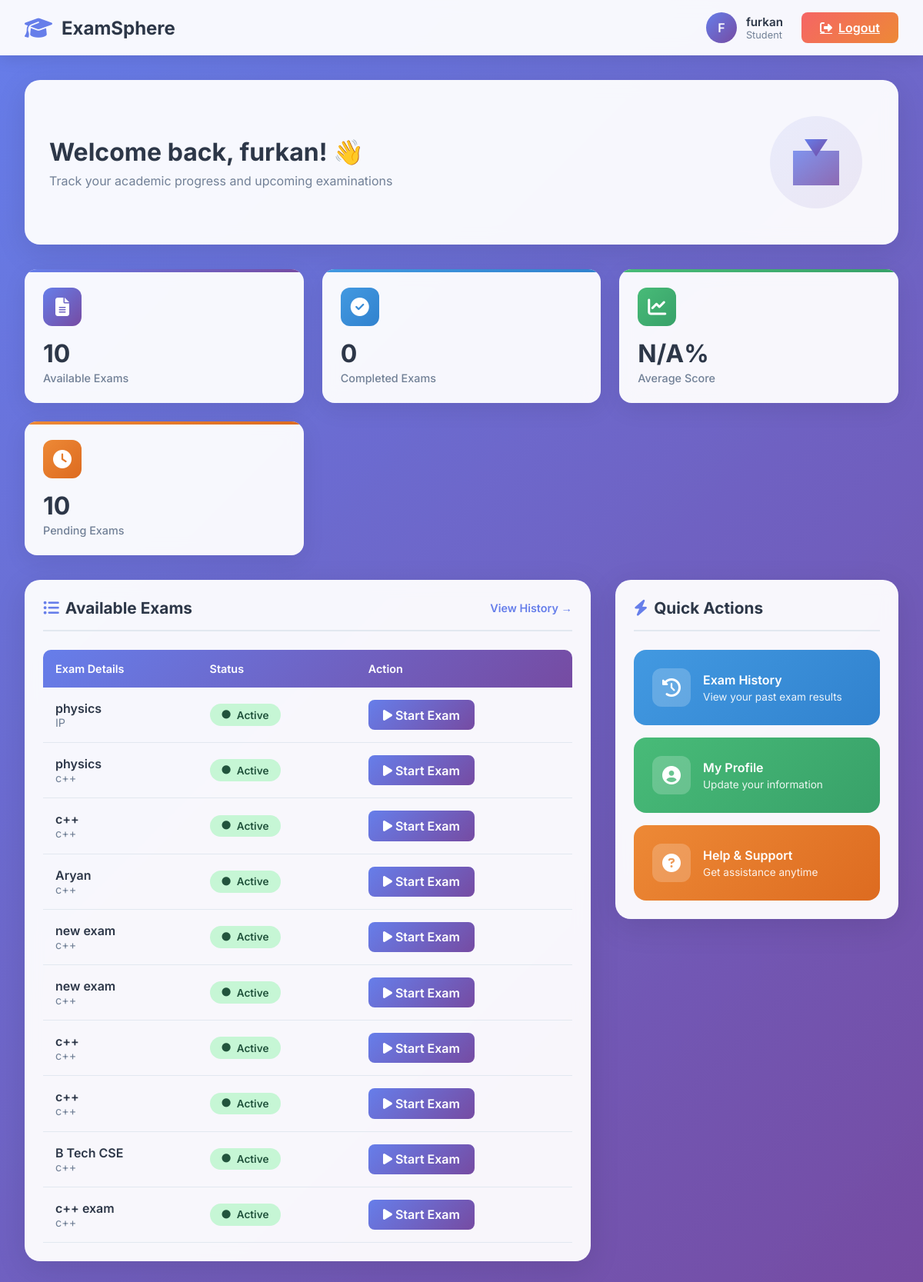
Page /accounts/student/ (signed in) on the committed database.
### accounts/models.py (models this page shows, shortened)
class Exam(models.Model):
    name = models.CharField(max_length=200)
    created_by = models.ForeignKey(User, on_delete=models.CASCADE)  # teacher
    is_active = models.BooleanField(default=True)
    allow_calculator = models.BooleanField(default=False)
    course = models.ForeignKey(Course, on_delete=models.CASCADE, default=1)
    subject = models.ForeignKey('Subject', on_delete=models.CASCADE, )

class Subject(models.Model):
    name = models.CharField(max_length=100)
    course = models.ForeignKey(Course, on_delete=models.CASCADE)

### accounts/views.py (the view)
# urls.py: path('student/', views.student_dashboard, name='student_dashboard'),
@login_required
def student_dashboard(request):
    if not hasattr(request.user, 'profile'):
        Profile.objects.create(user=request.user, role='student', approved=True)
    profile = request.user.profile
    if profile.course:
        exams = Exam.objects.filter(
            subject__course=profile.course,
            is_active=True
        ).select_related('subject', 'subject__course').order_by('-id')
    else:
        exams = Exam.objects.none()
    completed_exams = StudentExam.objects.filter(student=request.user, is_submitted=True)
    completed_count = completed_exams.count()
    if completed_count > 0:
        scores = [exam.score for exam in completed_exams if exam.score is not None]
        average_score = round(sum(scores) / len(scores), 1) if scores else 0
    else:
        average_score = 0
    pending_count = max(0, exams.count() - completed_count)
    context = {
        'exams': exams,
        'completed_count': completed_count,
        'average_score': average_score,
        'pending_count': pending_count,
    }
    return render(request, 'accounts/student_dashboard.html', context)

### accounts/templates/accounts/student_dashboard.html (shortened to what this page needs)
<!DOCTYPE html>
<html lang="en">
<head>
    <link rel="stylesheet" href="https://cdnjs.cloudflare.com/ajax/libs/font-awesome/6.5.1/css/all.min.css">
</head>
<body>
    <nav class="navbar">
        <div class="navbar-brand">
            <i class="fas fa-graduation-cap"></i>
            <h1>ExamSphere</h1>
        </div>
        <div class="navbar-user">
            <div class="user-info">
                <div class="user-avatar">{{ user.username|slice:":1"|upper }}</div>
                <div class="user-details">
                    <h3>{{ user.username }}</h3>
                    <p>Student</p>
                </div>
            </div>
            <a href="{% url 'logout' %}" class="logout-btn">
                <i class="fas fa-sign-out-alt"></i>
                Logout
            </a>
        </div>
    </nav>
    <div class="container">
        <div class="welcome-section">
            <div class="welcome-content">
                <h2>Welcome back, {{ user.username }}! 👋</h2>
                <p>Track your academic progress and upcoming examinations</p>
            </div>
        </div>
        <div class="stats-grid">
            <div class="stat-card purple">
                <div class="stat-header">
                    <div class="stat-icon">
                        <i class="fas fa-file-alt"></i>
                    </div>
                </div>
                <div class="stat-info">
                    <h3>{{ exams|length }}</h3>
                    <p>Available Exams</p>
                </div>
            </div>
            <div class="stat-card blue">
                <div class="stat-header">
                    <div class="stat-icon">
                        <i class="fas fa-check-circle"></i>
                    </div>
                </div>
                <div class="stat-info">
                    <h3>{{ completed_count|default:"0" }}</h3>
                    <p>Completed Exams</p>
                </div>
            </div>
            <div class="stat-card green">
                <div class="stat-header">
                    <div class="stat-icon">
                        <i class="fas fa-chart-line"></i>
                    </div>
                </div>
                <div class="stat-info">
                    <h3>{{ average_score|default:"N/A" }}%</h3>
                    <p>Average Score</p>
                </div>
            </div>
            <div class="stat-card orange">
                <div class="stat-header">
                    <div class="stat-icon">
                        <i class="fas fa-clock"></i>
                    </div>
                </div>
                <div class="stat-info">
                    <h3>{{ pending_count|default:"0" }}</h3>
                    <p>Pending Exams</p>
                </div>
            </div>
        </div>
        <div class="content-grid">
            <div class="card">
                <div class="card-header">
                    <h3><i class="fas fa-list-ul"></i> Available Exams</h3>
                    <a href="{% url 'student_history' %}" class="view-all-btn">View History →</a>
                </div>
                {% if exams %}
                <div style="overflow-x: auto;">
                    <table class="exam-table">
                        <thead>
                            <tr>
                                <th>Exam Details</th>
                                <th>Status</th>
                                <th>Action</th>
                            </tr>
                        </thead>
                        <tbody>
                            {% for exam in exams %}
                            <tr>
                                <td>
                                    <div class="exam-name">{{ exam.name }}</div>
                                    <div class="exam-subject">{{ exam.subject.name }}</div>
                                </td>
                                <td>
                                    {% if exam.is_active %}
                                        <span class="exam-status active">
                                            <i class="fas fa-circle"></i> Active
                                        </span>
                                    {% else %}
                                        <span class="exam-status closed">
                                            <i class="fas fa-circle"></i> Closed
                                        </span>
                                    {% endif %}
                                </td>
                                <td>
                                    {% if exam.is_active %}
                                        <a href="{% url 'student_take_exam' exam.id %}" class="take-exam-btn">
                                            <i class="fas fa-play"></i> Start Exam
                                        </a>
                                    {% else %}
                                        <button class="take-exam-btn" disabled>Unavailable</button>
                                    {% endif %}
                                </td>
                            </tr>
                            {% endfor %}
                        </tbody>
                    </table>
                </div>
                {% else %}
                <div class="empty-state">
                    <i class="fas fa-inbox"></i>
                    <h4>No Exams Available</h4>
                    <p>Check back later for upcoming examinations</p>
                </div>
                {% endif %}
            </div>
            <div>
                <div class="card">
                    <div class="card-header">
                        <h3><i class="fas fa-bolt"></i> Quick Actions</h3>
                    </div>
                    <div class="quick-actions">
                        <a href="{% url 'student_history' %}" class="action-card history">
                            <div class="action-icon">
                                <i class="fas fa-history"></i>
                            </div>
                            <div class="action-content">
                                <h4>Exam History</h4>
                                <p>View your past exam results</p>
                            </div>
                        </a>
                        <a href="#" class="action-card profile">
                            <div class="action-icon">
                                <i class="fas fa-user-circle"></i>
                            </div>
                            <div class="action-content">
                                <h4>My Profile</h4>
                                <p>Update your information</p>
                            </div>
                        </a>
                        <a href="#" class="action-card help">
                            <div class="action-icon">
                                <i class="fas fa-question-circle"></i>
                            </div>
                            <div class="action-content">
                                <h4>Help & Support</h4>
                                <p>Get assistance anytime</p>
                            </div>
                        </a>
                    </div>
                </div>
            </div>
        </div>
    </div>
</body>
</html>

### rows in the picture
Exam: name "physics", subject.name "IP", is_active True (drawn)
Exam: name "physics", subject.name "c++", is_active True (drawn)
Exam: name "c++", subject.name "c++", is_active True (drawn)
Exam: name "Aryan", subject.name "c++", is_active True (drawn)
Exam: name "new exam", subject.name "c++", is_active True (drawn)
Exam: name "new exam", subject.name "c++", is_active True (drawn)
Exam: name "c++", subject.name "c++", is_active True (drawn)
Exam: name "c++", subject.name "c++", is_active True (drawn)
Exam: name "B Tech CSE", subject.name "c++", is_active True (drawn)
Exam: name "c++ exam", subject.name "c++", is_active True (drawn)

### other values in the picture
{{ user.username|slice:":1"|upper }} "F"
{{ user.username }} "furkan"
{{ exams|length }} "10"
{{ completed_count|default:"0" }} "0"
{{ average_score|default:"N/A" }} "N/A"
{{ pending_count|default:"0" }} "10"
